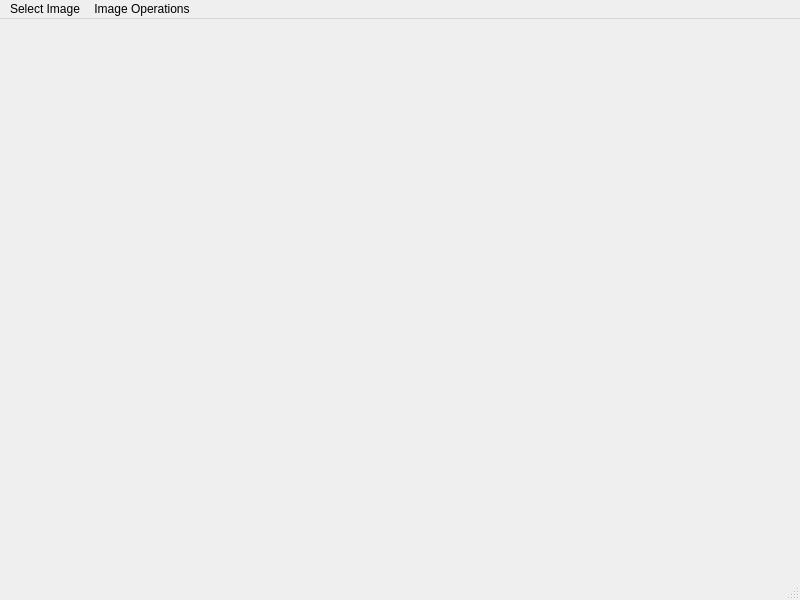
<?xml version="1.0" encoding="UTF-8"?>
<ui version="4.0">
 <class>MainWindow</class>
 <widget class="QMainWindow" name="MainWindow">
  <property name="geometry">
   <rect>
    <x>0</x>
    <y>0</y>
    <width>800</width>
    <height>600</height>
   </rect>
  </property>
  <property name="windowTitle">
   <string>MainWindow</string>
  </property>
  <widget class="QWidget" name="centralwidget">
   <layout class="QGridLayout" name="gridLayout">
    <property name="leftMargin">
     <number>0</number>
    </property>
    <property name="topMargin">
     <number>0</number>
    </property>
    <property name="rightMargin">
     <number>0</number>
    </property>
    <property name="bottomMargin">
     <number>0</number>
    </property>
    <property name="spacing">
     <number>0</number>
    </property>
    <item row="0" column="0">
     <widget class="QLabel" name="label">
      <property name="text">
       <string/>
      </property>
     </widget>
    </item>
    <item row="0" column="1">
     <widget class="QLabel" name="label_2">
      <property name="text">
       <string/>
      </property>
     </widget>
    </item>
   </layout>
  </widget>
  <widget class="QMenuBar" name="menubar">
   <property name="geometry">
    <rect>
     <x>0</x>
     <y>0</y>
     <width>800</width>
     <height>22</height>
    </rect>
   </property>
   <widget class="QMenu" name="menuSelect_File">
    <property name="title">
     <string>Select Image</string>
    </property>
    <addaction name="actionSelect_File"/>
    <addaction name="separator"/>
    <addaction name="actionClear_Screen"/>
   </widget>
   <widget class="QMenu" name="menuPicture_Operations">
    <property name="title">
     <string>Image Operations</string>
    </property>
    <addaction name="actionImage_Panning"/>
    <addaction name="actionImage_rotation"/>
    <addaction name="actionScaling"/>
   </widget>
   <addaction name="menuSelect_File"/>
   <addaction name="menuPicture_Operations"/>
  </widget>
  <widget class="QStatusBar" name="statusbar"/>
  <action name="actionSelect_File">
   <property name="text">
    <string>Select Image</string>
   </property>
  </action>
  <action name="actionImage_Panning">
   <property name="text">
    <string>Panning</string>
   </property>
  </action>
  <action name="actionImage_rotation">
   <property name="text">
    <string>Rotation</string>
   </property>
  </action>
  <action name="actionScaling">
   <property name="text">
    <string>Scaling</string>
   </property>
  </action>
  <action name="actionClear_Screen">
   <property name="text">
    <string>Clear Screen</string>
   </property>
  </action>
 </widget>
 <resources/>
 <connections/>
</ui>
